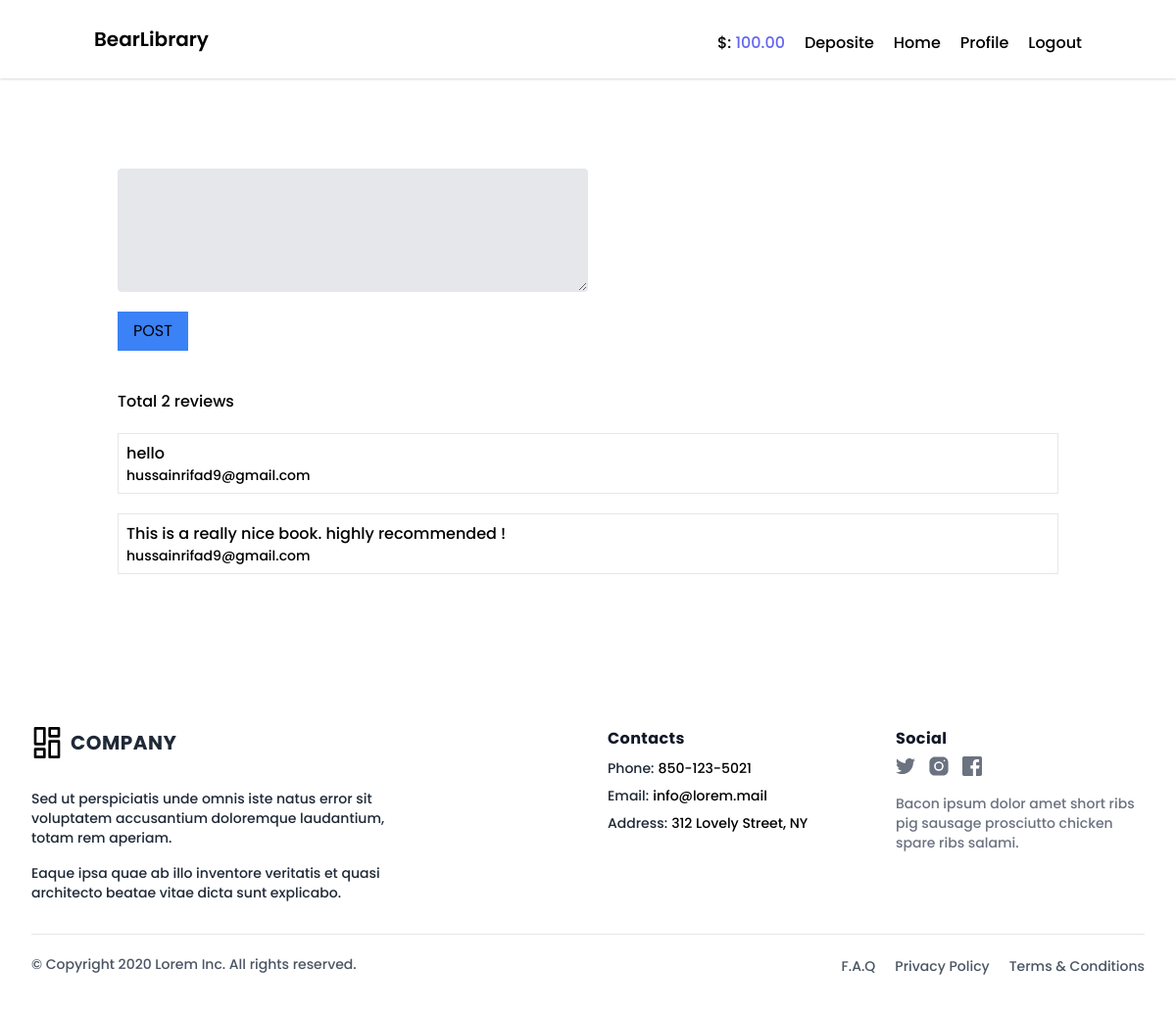
The app's page /books/review/1 (signed in) with its own data.
### account/models.py (models this page shows)
class UserInformation(models.Model):
    user = models.OneToOneField(User, on_delete=models.CASCADE, related_name='information')
    institution = models.CharField(max_length=128, blank=True, null=True)
    group = models.CharField(max_length=32, blank=True, null=True)
    grade = models.IntegerField()
    gender = models.CharField(max_length=16, choices=GENDER)
    country = models.CharField(max_length=128)
    birth_date = models.DateField(null=True, blank=True)
    date_created = models.DateField(auto_now_add=True)
    balance = models.DecimalField(max_digits=12, default=0, decimal_places=2)

### book/models.py (models this page shows)
class Review(models.Model):
    reviewer = models.ForeignKey(User, on_delete=models.CASCADE)
    book_id = models.IntegerField()
    review = models.TextField(max_length=512)
    creation = models.DateField(auto_now_add=True)

### book/views.py (the view, shortened to what this page needs)
# urls.py: path('review/<int:id>', views.CreateReview.as_view(), name='review')
class CreateReview(LoginRequiredMixin, CreateView):
    model = Review
    template_name = 'reviews.html'
    form_class = ReviewForm
    def get_context_data(self, **kwargs):
        context = super().get_context_data(**kwargs)
        book_id = self.kwargs.get('id')
        context['reviews'] = Review.objects.filter(book_id=book_id)
        return context

### book/forms.py
class ReviewForm(forms.ModelForm):
    review = forms.CharField(widget=forms.Textarea(attrs={'rows':5}))
    class Meta:
        model = Review
        fields = ['review']
    def __init__(self, *args, **kwargs):
        super().__init__(*args, **kwargs)
        for field in self.fields:
            self.fields[field].widget.attrs.update({
                'class' : (
                    'appearance-none block my-5 w-full md:w-1/2 bg-gray-200 '
                    'text-gray-700 border border-gray-200 rounded '
                    'py-3 px-4 leading-tight focus:outline-none '
                    'focus:bg-white focus:border-gray-500'
                )
            })

### book/templates/reviews.html (shortened to what this page needs)
{% extends 'base.html' %}
{% block content %}
    <div class="p-5">
        <form class="shawdow-xl" action="" method="post">
            {{form.review}}
            <button type="submit" class="px-4 py-2 bg-blue-500" href="">POST</button>
        </form>
    </div>
    <div class="p-5">
        <h5>Total {{reviews|length}} reviews</h5>
        <div>
            {% for review in reviews %}
            <div class="p-2 my-5 border shawdow-lg">
                <p>{{review.review}}</p>
                <p class="text-sm">{{review.reviewer.email}}</p>
            </div>
        {% endfor %}
        </div>
    </div>
{% endblock %}

### core/templates/header.html (shortened to what this page needs)
<div class="bg-gray-100">
    <div class="bg-white shadow">
        <div class="container mx-auto">
            <div class="flex justify-between items-center py-4 px-2">
                <h1 class="text-xl font-semibold">BearLibrary</h1>
                <div class="flex justify-between items-center ">
                    <ul class="mt-4 invisible md:visible flex justify-between items-center gap-5">
                        {% if user.is_authenticated %}
                        <li class="mb-2"><p class="block hover:text-indigo-400">$: <span class="text-indigo-500">{{user.information.balance}}</span></p></li>
                        <li class="mb-2"><a href="{% url 'deposite' %}" class="block hover:text-indigo-400">Deposite</a></li>
                        {% endif %}
                        <li class="mb-2"><a href="{% url 'homepage' %}" class="block hover:text-indigo-400">Home</a></li>
                        {% if user.is_authenticated %}
                        <li class="mb-2"><a href="{% url 'profile' %}" class="block hover:text-indigo-400">Profile</a></li>
                        <li class="mb-2"><a href="{% url 'logout' %}" class="block hover:text-indigo-400">Logout</a></li>
                        {% else %}
                        <li class="mb-2"><a href="{% url 'register' %}" class="block hover:text-indigo-400">Register</a></li>
                        <li class="mb-2"><a href="{% url 'login' %}" class="block hover:text-indigo-400">Login</a></li>
                        {% endif %}
                    </ul>
                </div>
            </div>
        </div>
    </div>
</div>

### core/static/css/base.css (style rules this page uses)
.poppins-medium { font-family: "Poppins", sans-serif; font-weight: 500; font-style: normal; }

### records on screen
Review: review "hello", reviewer.email "hussainrifad9@gmail.com"
Review: review "This is a really nice book. highly recommended !", reviewer.email "hussainrifad9@gmail.com"

### other values on screen
{{ user.information.balance }} "100.00"
{{ reviews|length }} "2"
